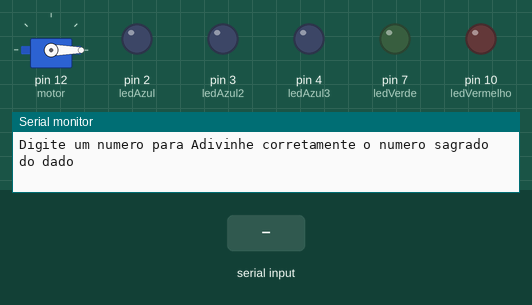
Recording of a sketch running on a simulated Arduino Uno, built with avr-gcc and run on an emulated ATmega328P. On the bench: servo, output pins drawn as LEDs (lit = HIGH), the last lines printed to the serial monitor. Inputs (shaded band) come from the test bench. Random numbers use the default seed unless the sketch sets one.

Above: at 1.2 s.
1.3 s: "90,45\n" received over Serial
At 3.0 s:
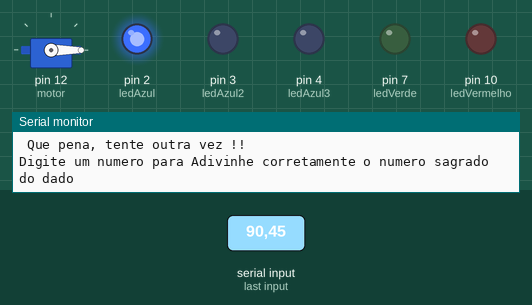
4.3 s: "30,150\n" received over Serial
At 4.7 s:
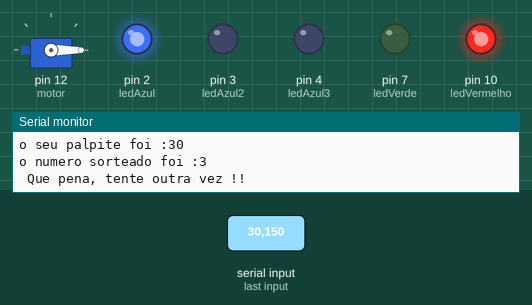
7.3 s: "1\n" received over Serial
At 7.9 s:
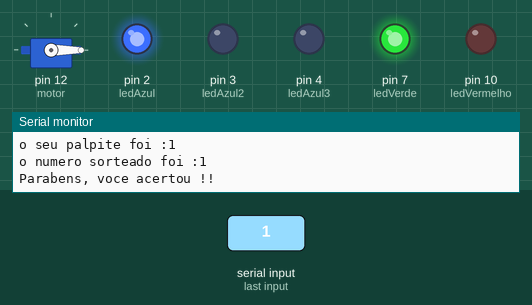
9.8 s: "5\n" received over Serial
Timing chart, 0 to 13.5 s (numbered marks = the images above; inputs shaded):
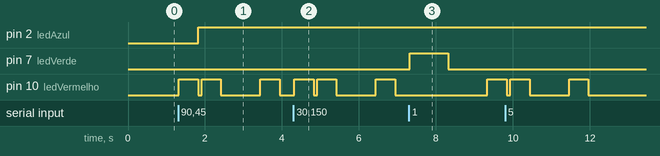

The sketch:

jogo_de_leds1.ino
```cpp
// C++ code
//
int ledVermelho = 10;
int ledVerde = 7;
int ledAzul = 2;
int ledAzul2 = 3;
int ledAzul3 = 4;
int palpite;
int acertos;


#include <Servo.h>
Servo motor;
Servo meuServo;


void setup()

{
  pinMode(ledVermelho, OUTPUT);
  pinMode(ledVerde, OUTPUT);
  pinMode(ledAzul, OUTPUT );
  pinMode(ledAzul2, OUTPUT );
  pinMode(ledAzul3, OUTPUT );
  Serial.begin(9600);
  motor.attach(12);
  motor.write(0);


}

void loop()
{
  Serial.println("Digite um numero para Adivinhe corretamente o numero sagrado do dado");
  Serial.println();
  Serial.println();
  while(! Serial.available ());
  palpite = Serial.parseInt();

  int numeroSorteado = random(1, 7);
  Serial.println("o seu palpite foi :" + String(palpite));
  Serial.println("o numero sorteado foi :" + String(numeroSorteado));

  if(palpite == numeroSorteado)
  {

    Serial.println("Parabens, voce acertou !!");
    Serial.println();
       digitalWrite(ledVerde, HIGH);
    delay(1000);
    digitalWrite(ledVerde, LOW);

  } else {


    Serial.println(" Que pena, tente outra vez !!");
    Serial.println();
   digitalWrite(ledVermelho, HIGH);
    delay(500);
    digitalWrite(ledVermelho, LOW);

  }


   if(acertos == 1)

   {
    digitalWrite(ledAzul, HIGH);

  }else if(acertos = 2)

  {
    digitalWrite(ledAzul, HIGH);

  } else if(acertos = 3)

   {
     digitalWrite(ledAzul, HIGH);


    motor.write(0);
    delay(1500);
    motor.write(90);
    delay(1500);
    motor.write(180);
    delay(1500);
    motor.write(90);
    delay(1500);
    motor.write(0);

        Serial.println("Reiniciando programa");
    delay(1200);


   }

}
 
```

Measured:
- after the input at 1.3 s, pin 2 (ledAzul): LOW → HIGH after 0.52 s; pin 10 (ledVermelho): goes HIGH 0.50 s, LOW 0.09 s, HIGH 0.50 s, LOW 1.0 s, HIGH 0.50 s, then LOW, starting at once
- after the input at 4.3 s, pin 10 (ledVermelho): goes HIGH 0.50 s, LOW 0.10 s, HIGH 0.50 s, LOW 1.0 s, HIGH 0.50 s, then LOW, starting at once
- after the input at 7.3 s, pin 7 (ledVerde): LOW → HIGH at once, → LOW 1.0 s later; pin 10 (ledVermelho): LOW → HIGH after 2.0 s
